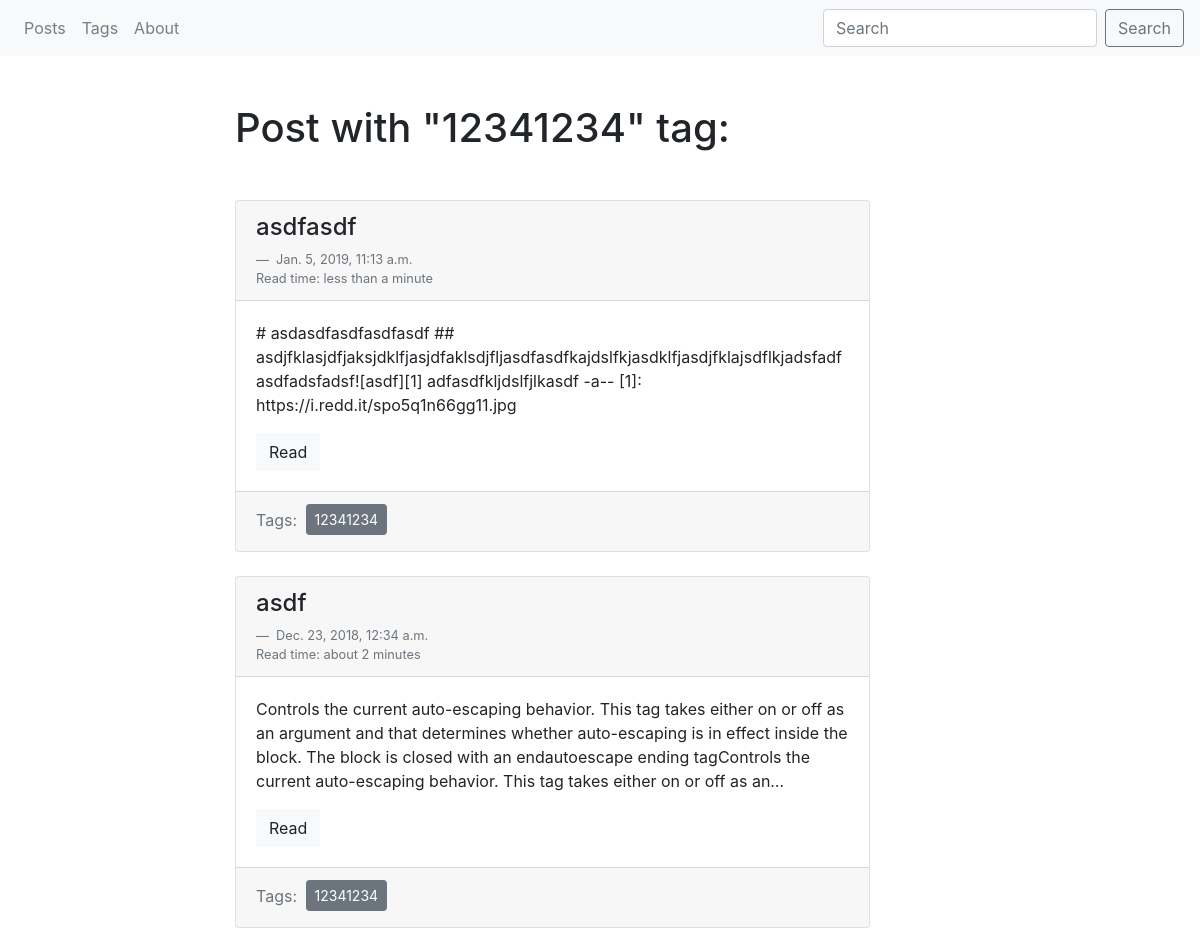
Page /blog/tag/12341234/ on the committed database.
### blog/models.py (models this page shows, shortened)
class Tag(models.Model):
    title = models.CharField(max_length=50)
    slug = models.SlugField(max_length=50, unique=True)
    def get_absolute_url(self):
        return reverse('tag_detail_url', kwargs={'slug': self.slug})
    class Meta:
        ordering = ['title']

class Post(models.Model):
    title = models.CharField(max_length=150, db_index=True)
    slug = models.SlugField(max_length=50, blank=True, unique=True)
    body = models.TextField(blank=True, db_index=True)
    date_pub = models.DateTimeField(auto_now_add=True)
    read_time = models.TimeField(null=True, blank=True)
    tags = models.ManyToManyField("Tag", blank=True, related_name="posts")
    def get_absolute_url(self):
        return reverse('post_detail_url', kwargs={'slug': self.slug})
    class Meta:
        ordering = ['-date_pub']

### blog/views.py (the view)
# urls.py: path('tag/<str:slug>/', TagDetail.as_view(), name='tag_detail_url'),
class TagDetail(ObjectDetailMixin, View):
    model = Tag
    template = 'blog/tag_detail.html'

### blog/templatetags/custom_filters.py (called while the page is built)
@register.filter(name='to_minutes')
@stringfilter
def to_minutes(time_str):
    t = datetime.datetime.strptime(time_str,"%H:%M:%S")
    time = datetime.timedelta(hours=t.hour, minutes=t.minute, seconds=t.second)
    seconds = time.total_seconds()
    return math.ceil(seconds / 60)

### blog/utils.py (called while the page is built)
    def get(self, request, slug):
        obj = get_object_or_404(self.model, slug__iexact=slug)
        context = {
                    self.model.__name__.lower(): obj,
                    'admin_object': obj,
                    'detail': True}
        return render(request, self.template, context=context)

### blog/templates/blog/tag_detail.html (shortened to what this page needs)
{% extends "blog/base_blog.html" %}
{% block content %}
    <h1 class="mb-5">Post with "{{ tag.title|title}}" tag:</h1>
    {% for post in tag.posts.all %}
        {% include "blog/includes/post_card_template.html" %}
    {% endfor %}
{% endblock %}

### blog/templates/blog/includes/post_card_template.html
{% load custom_filters %}
<div class="card mb-4">
            <div class="card-header">
                <h4>{{ post.title }}</h4>
            <footer class="blockquote-footer">
                {{ post.date_pub }}
                <br>
                Read time:
                {% if post.read_time|to_minutes <= 1 %}
                    less than a minute
                {% else %}
                    about {{ post.read_time|to_minutes }} minutes
                {% endif %}
            </footer>
            </div>
            <div class="card-body">
                <p class="content-markdown">{{ post.body|truncatechars_html:300 }}</p>
                <a href="{{ post.get_absolute_url }}" class="btn btn-light">Read</a>
            </div>
            {% if post.tags.all %}
                <div class="card-footer text-muted">
                    Tags:
                    {% for tag in post.tags.all %}
                        <a href="{{ tag.get_absolute_url }}" class="btn btn-secondary btn-sm ml-1 mb-1">{{ tag.title }}</a>
                    {% endfor %}
                </div>
            {% endif %}
        </div>

### rows in the picture
Tag: title "12341234"
Post: title "asdfasdf", date_pub "Jan. 5, 2019, 11:13 a.m.", read_time "less than a minute", body "# asdasdfasdfasdfasdf ## asdjfklasjdfjaksjdklfjasjdfaklsdjfljasdfasdfkajdslfkjasdklfjasdjfklajsdflkjadsfadfasdfadsfadsf![asdf][1] adfasdfkljdslfjlkasdf -a-- [1]: https://i.redd.it/spo5q1n66gg11.jpg"
Post: title "asdf", date_pub "Dec. 23, 2018, 12:34 a.m.", read_time|to_minutes "2", body "Controls the current auto-escaping behavior. This tag takes either on or off as an argument and that determines whether auto-escaping is in effect inside the block. The block is closed with an endautoescape ending tagControls the current auto-escaping behavior. This tag takes either on or off as an…"
